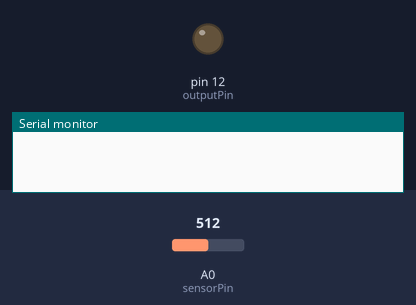
The sketch below on a simulated Arduino Uno, built with avr-gcc and run on an emulated ATmega328P. Parts: output pins drawn as LEDs (lit = HIGH), the last lines printed to the serial monitor. Inputs (shaded band) come from the test bench; at power-on: A0 (sensorPin) = 512.

Above: at 0.1 s.
At 5.26 s:
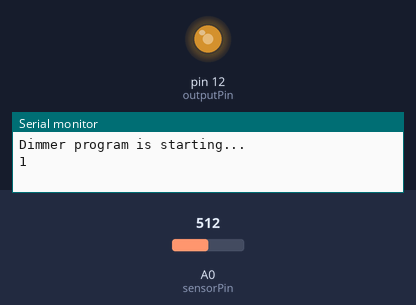
5.3 s: A0 (sensorPin) set to 390
At 7.16 s:
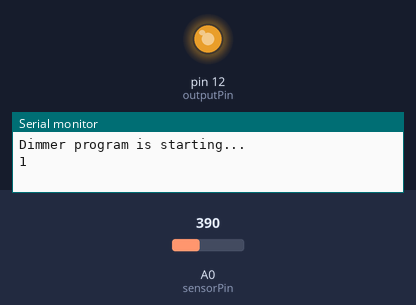
Timing chart, 0 to 14.3 s (numbered marks = the images above; inputs shaded):
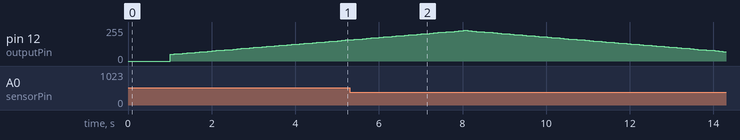

Measured:
- by itself, pin 12 (outputPin): rises from 158/255 to 229/255 in 2.7 s, then falls to 71/255 in 6.2 s

The sketch:

GlowingHouse_final.ino
```cpp
#include <RBDdimmer.h>//

#define outputPin  12  // signal out to dimmer

int sensorPin = A0;
int sensorValue;
int lastSensorVal = 0;
bool onSeat = false;
int threshold = 400;

dimmerLamp dimmer(outputPin); //initialise port for dimmer

int maxDim = 90; // max brightness
int minDim = 20;  // min brightness

int delayBetweenSteps = 100; // delay between steps of brightness  ???

void setup() {
                      // initialize serial communication
  Serial.begin(9600);
  dimmer.begin(NORMAL_MODE, ON); // dimmer initialization
  delay(1000);


  Serial.println("Dimmer program is starting...");
}

void loop() {
  sensorValue = analogRead(sensorPin);

                        // if person on seat occurs:
  if (sensorValue > threshold) {
    if (lastSensorVal <= threshold) {
      onSeat = true;
      Serial.println(onSeat);
      delay(10);
      pinkFadeUp();
    }

  } else {
                        // if person on seat leaves
    if (lastSensorVal > threshold) {
      onSeat = false;
      Serial.println(onSeat);
      delay(10);
      pinkFadeDown();
    }
  }

  lastSensorVal = sensorValue;

}

void pinkFadeUp() {
  for (int i = minDim; i < maxDim; i++) {
    dimmer.setPower(i); // set power
  //  Serial.print("dimmer power: ");
 //   Serial.println(i);
    delay(100);
  }
}

void pinkFadeDown() {
  for (int i = maxDim; i > minDim; i--) {
    dimmer.setPower(i); // set power
  //  Serial.print("dimmer power:  ");
  //  Serial.println(i);
    delay(100);
  }
}
```
